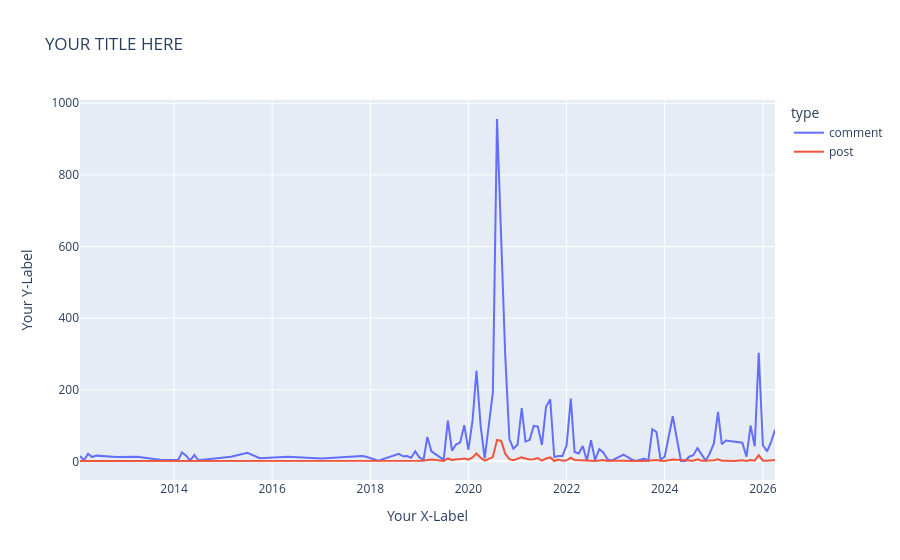

Here is the notebook cell this chart was saved with:
### Markdown cell above
### Customizing your chart: Markers

Like most major libraries, Plotly has extensive documentation. 
You can use this documentation to figure out most things. Let's see if we can add markers to our chart. The example is here: [add markers](https://plotly.com/python/line-charts/#line-charts-with-markers)

### Code cell
fig_modified = px.line(
    interval_counts,
    x="interval",
    y="count",
    color="type",
    title="YOUR TITLE HERE",
    labels={"count": "Your Y-Label", "interval": "Your X-Label"},
    #modify code to add markers (see link above)
)

fig_modified.show()
